Frame 1 (no input): blank canvas, image omitted
Frame 60 (the mouse pressed at the canvas centre just before this capture): blank canvas, image omitted
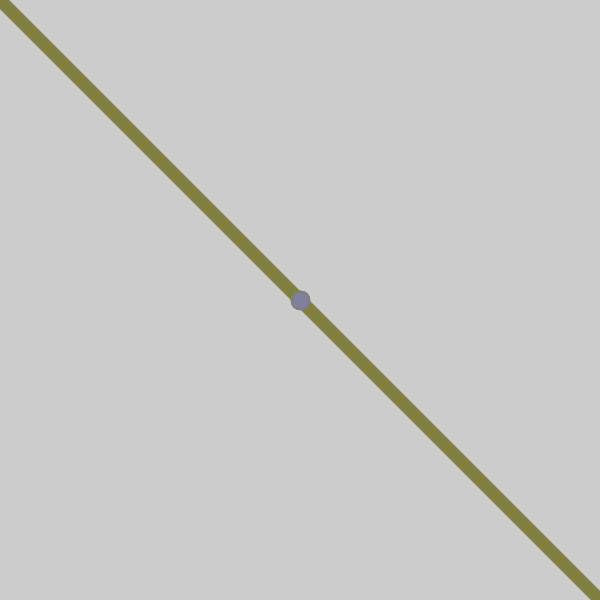
Frame 120 (the mouse held since frame 60 and released just before this capture)

The Processing sketch whose frames 1 and 60 were blank and that drew this single picture after the mouse press (run headless with seeded random() and noise(); from frame 60 on, the mouse is pressed at the canvas centre):

// Processing sketch: processing_53133
// ── processing_53133.pde

void setup() {
  size(600,600);
    smooth();
}

void draw() {
  //fill(((mouseX+mouseY)/1200)*255);
  
  
  if(mousePressed){
    strokeWeight(random(0,20));
   stroke(mouseX * 0.425, mouseY*0.425, random(0,255));
  line(mouseX, mouseY,pmouseX, pmouseY);
  fill((600-mouseX) * 0.425, (600-mouseY)*0.425, 0);
  line(600-mouseX,600-mouseY,600-pmouseX,600-pmouseY);
  }
   
}
